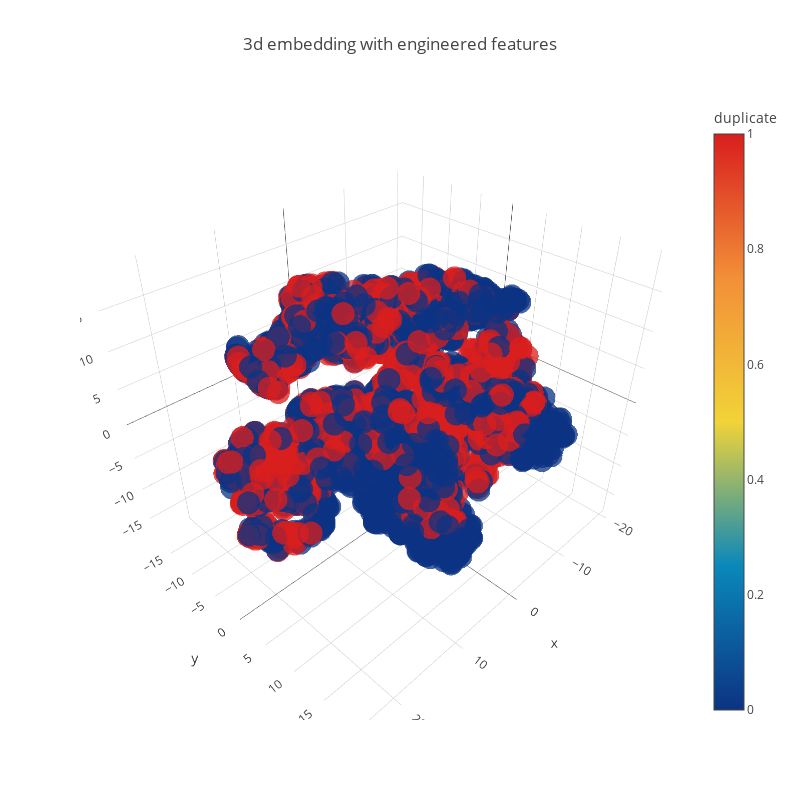

The notebook cell this image was saved under:
### Code cell
trace1 = go.Scatter3d(
    x=tsne3d[:,0],
    y=tsne3d[:,1],
    z=tsne3d[:,2],
    mode='markers',
    marker=dict(
        sizemode='diameter',
        color = y,
        colorscale = 'Portland',
        colorbar = dict(title = 'duplicate'),
        line=dict(color='rgb(255, 255, 255)'),
        opacity=0.75
    )
)

data=[trace1]
layout=dict(height=800, width=800, title='3d embedding with engineered features')
fig=dict(data=data, layout=layout)
py.iplot(fig, filename='3DBubble')

### Figure 1 — Plotly figure (JSON) as saved in the notebook; plotly's stock layout.template omitted (floating-point values rounded to 4 significant figures; data arrays with more than 128 entries replaced by an {"elided": "..."} marker saying what was removed)
{"data": [{"marker": {"color": {"elided": "5000 int values"}, "colorbar": {"title": {"text": "duplicate"}}, "colorscale": "Portland", "line": {"color": "rgb(255, 255, 255)"}, "opacity": 0.75, "sizemode": "diameter"}, "mode": "markers", "type": "scatter3d", "uid": "70c9a5f3-4de1-48c9-8c6e-759021b63870", "x": {"elided": "5000 float values"}, "y": {"elided": "5000 float values"}, "z": {"elided": "5000 float values"}}], "layout": {"height": 800, "title": {"text": "3d embedding with engineered features"}, "width": 800}}
